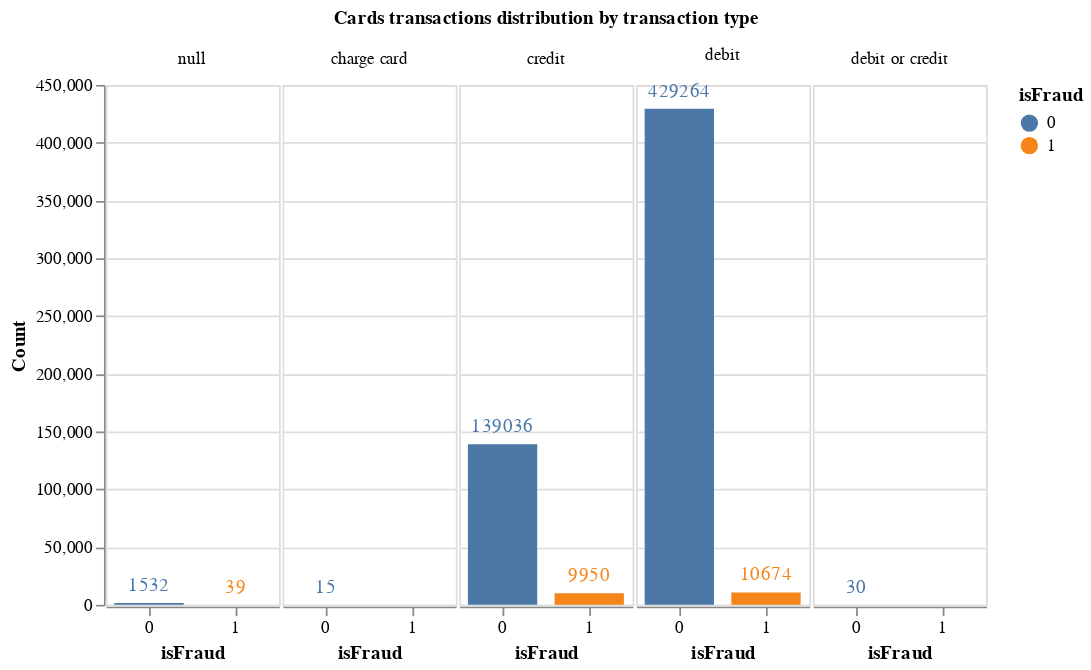

The cell this chart's notebook holds for it:
### Markdown cell above
The following graphic presents the number of transactions (purchases) by credit card divided into legitimate-0 transactions and fraudulent-1 transactions. One can verify the domain of debit card transactions with almost 430 thousand legitimate transactions and over 10 thousand fraudulent transactions. It is followed by credit card transactions with practically 140 thousand legitimate transactions and nearly 10 thousand transactions. One can have an essential insight with this graphic: It is possible to verify that 7.15% of credit card transactions are fraudulent while only 2.5% of debit transactions are fraudulent. Fraudsters use three times more credit cards than debit cards.

### Code cell
#One can see the distribution of transactions by card and type of transactions.
bar_chart = alt.Chart(card6Group).encode(
    alt.X("isFraud:O", axis=alt.Axis(labelAngle=0)),
    alt.Y("sum(count):Q", title='Count'),
    alt.Color("isFraud:N"),
    alt.Text("sum(count):Q", format=".0f"),
).properties(height=alt.Step(50), width=100)

alt.layer(
    bar_chart.mark_bar(size=40),
    bar_chart.mark_text(dy=-10)
).facet(
    alt.Column("card6:N", title='Cards transactions distribution by transaction type')
).configure_facet(spacing=0)

### Figure 1 — Vega-Lite specification as saved in the notebook (floating-point values rounded to 4 significant figures)
{"$schema": "https://vega.github.io/schema/vega-lite/v4.17.0.json", "config": {"facet": {"spacing": 0}, "view": {"continuousHeight": 300, "continuousWidth": 400}}, "data": {"name": "data-9c3d732ca426aee2a575abd71ff0fc28"}, "datasets": {"data-9c3d732ca426aee2a575abd71ff0fc28": [{"card6": "charge card", "count": 15, "isFraud": 0}, {"card6": "credit", "count": 139036, "isFraud": 0}, {"card6": "credit", "count": 9950, "isFraud": 1}, {"card6": "debit", "count": 429264, "isFraud": 0}, {"card6": "debit", "count": 10674, "isFraud": 1}, {"card6": "debit or credit", "count": 30, "isFraud": 0}, {"card6": null, "count": 1532, "isFraud": 0}, {"card6": null, "count": 39, "isFraud": 1}]}, "facet": {"field": "card6", "title": "Cards transactions distribution by transaction type", "type": "nominal"}, "spec": {"layer": [{"encoding": {"color": {"field": "isFraud", "type": "nominal"}, "text": {"aggregate": "sum", "field": "count", "format": ".0f", "type": "quantitative"}, "x": {"axis": {"labelAngle": 0}, "field": "isFraud", "type": "ordinal"}, "y": {"aggregate": "sum", "field": "count", "title": "Count", "type": "quantitative"}}, "height": {"step": 50}, "mark": {"size": 40, "type": "bar"}, "width": 100}, {"encoding": {"color": {"field": "isFraud", "type": "nominal"}, "text": {"aggregate": "sum", "field": "count", "format": ".0f", "type": "quantitative"}, "x": {"axis": {"labelAngle": 0}, "field": "isFraud", "type": "ordinal"}, "y": {"aggregate": "sum", "field": "count", "title": "Count", "type": "quantitative"}}, "height": {"step": 50}, "mark": {"dy": -10, "type": "text"}, "width": 100}]}}
